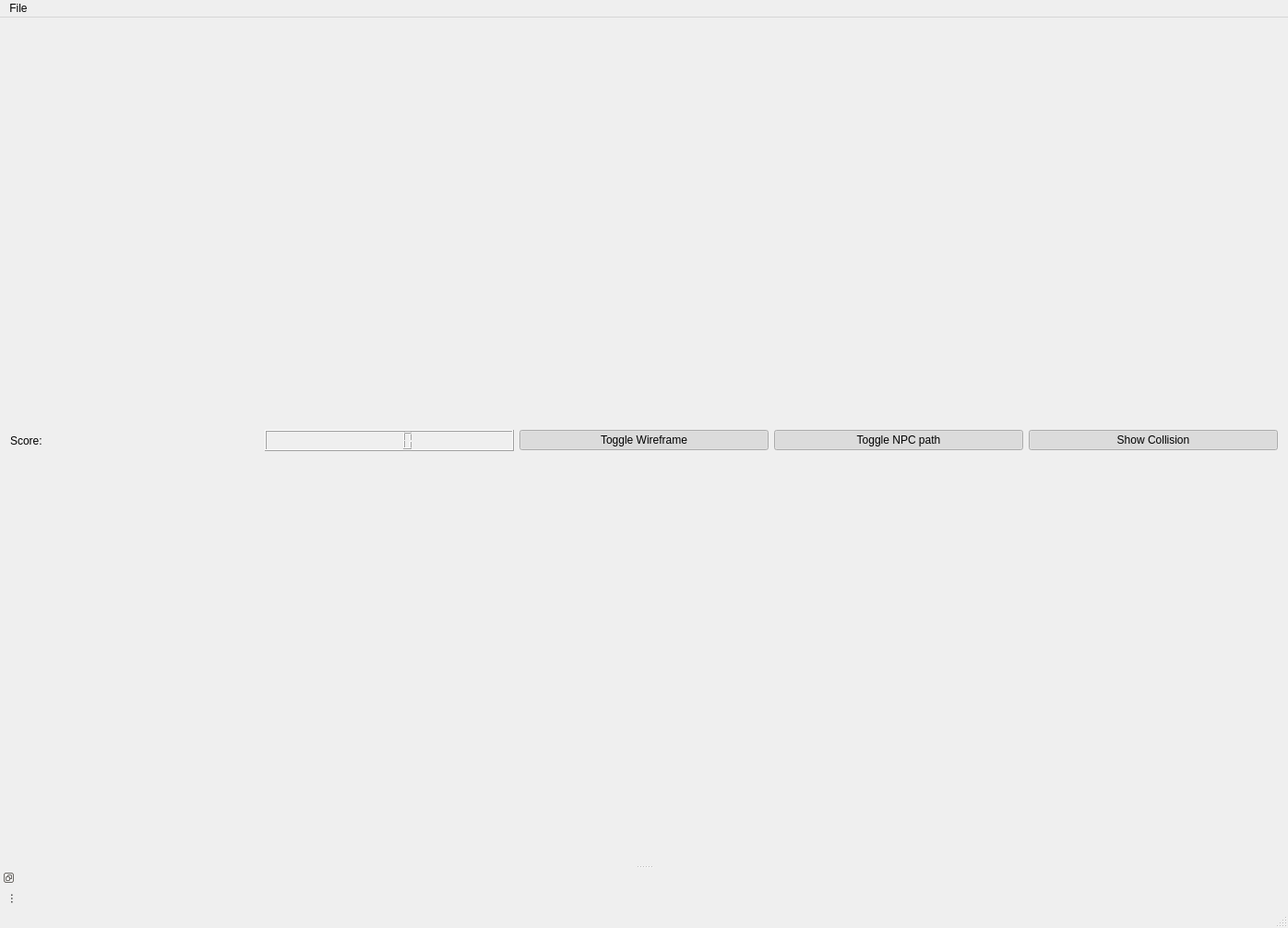
<?xml version="1.0" encoding="UTF-8"?>
<ui version="4.0">
 <class>MainWindow</class>
 <widget class="QMainWindow" name="MainWindow">
  <property name="geometry">
   <rect>
    <x>0</x>
    <y>0</y>
    <width>1396</width>
    <height>1006</height>
   </rect>
  </property>
  <property name="windowTitle">
   <string>OpenGL in Qt is great fun!</string>
  </property>
  <widget class="QWidget" name="centralWidget">
   <layout class="QVBoxLayout" name="verticalLayout">
    <item>
     <layout class="QHBoxLayout" name="horizontalLayout_2">
      <item>
       <widget class="QLabel" name="label">
        <property name="text">
         <string>Score:</string>
        </property>
        <property name="scaledContents">
         <bool>false</bool>
        </property>
       </widget>
      </item>
      <item>
       <widget class="QLCDNumber" name="lcdNumber"/>
      </item>
      <item>
       <widget class="QPushButton" name="wireframeButton">
        <property name="text">
         <string>Toggle Wireframe</string>
        </property>
        <property name="checkable">
         <bool>true</bool>
        </property>
        <property name="checked">
         <bool>true</bool>
        </property>
       </widget>
      </item>
      <item>
       <widget class="QPushButton" name="pathButton">
        <property name="text">
         <string>Toggle NPC path</string>
        </property>
        <property name="checkable">
         <bool>true</bool>
        </property>
        <property name="checked">
         <bool>true</bool>
        </property>
       </widget>
      </item>
      <item>
       <widget class="QPushButton" name="collisionButton">
        <property name="text">
         <string>Show Collision</string>
        </property>
        <property name="checkable">
         <bool>true</bool>
        </property>
        <property name="checked">
         <bool>true</bool>
        </property>
       </widget>
      </item>
     </layout>
    </item>
    <item>
     <layout class="QVBoxLayout" name="OpenGLLayout"/>
    </item>
   </layout>
  </widget>
  <widget class="QMenuBar" name="menuBar">
   <property name="geometry">
    <rect>
     <x>0</x>
     <y>0</y>
     <width>1396</width>
     <height>25</height>
    </rect>
   </property>
   <widget class="QMenu" name="menuFile">
    <property name="title">
     <string>File</string>
    </property>
    <addaction name="fileExit"/>
   </widget>
   <addaction name="menuFile"/>
  </widget>
  <widget class="QStatusBar" name="statusBar"/>
  <widget class="QDockWidget" name="dockWidgetConsole">
   <property name="features">
    <set>QDockWidget::DockWidgetFloatable|QDockWidget::DockWidgetMovable|QDockWidget::DockWidgetVerticalTitleBar</set>
   </property>
   <property name="windowTitle">
    <string>Output Log</string>
   </property>
   <attribute name="dockWidgetArea">
    <number>8</number>
   </attribute>
   <widget class="QWidget" name="dockWidgetContents">
    <layout class="QHBoxLayout" name="horizontalLayout"/>
   </widget>
  </widget>
  <action name="fileExit">
   <property name="text">
    <string>Exit</string>
   </property>
   <property name="shortcut">
    <string>Ctrl+Q</string>
   </property>
  </action>
 </widget>
 <layoutdefault spacing="6" margin="11"/>
 <resources/>
 <connections/>
</ui>
